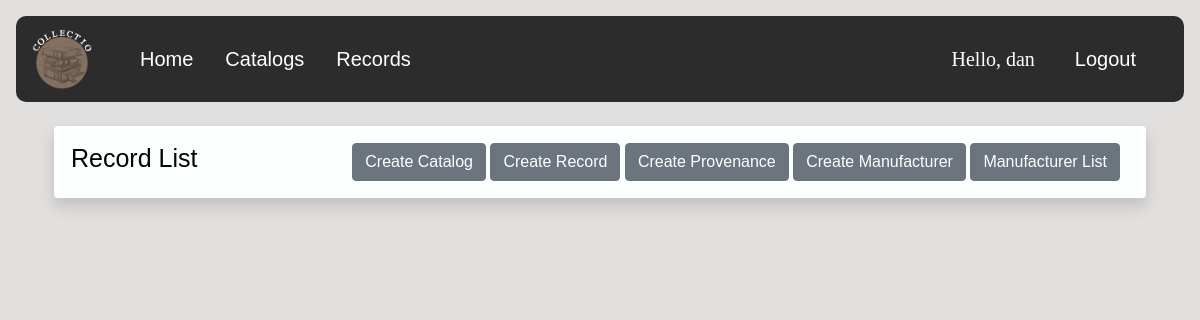
The page /record/11/ (signed in) on the database as committed earlier.
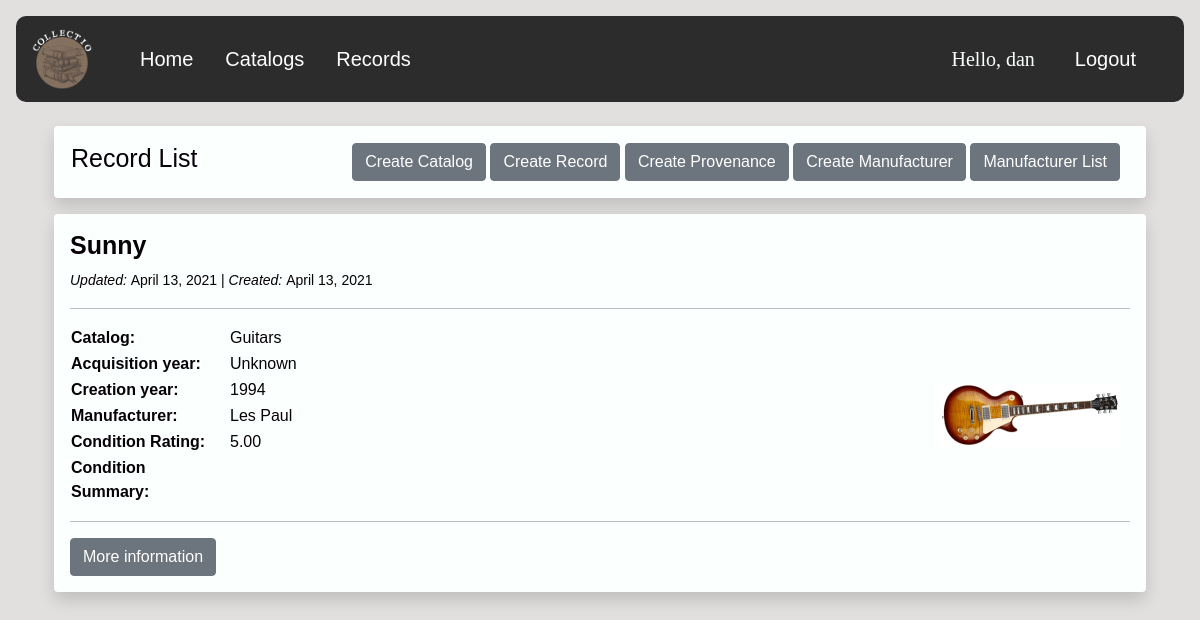
The same page on the database as committed later.
### catalog/models.py (models this page shows, shortened)
class CommonInfo(models.Model):
    id = models.AutoField(primary_key=True)
    created_at = models.DateField(auto_now_add=True, editable=False)
    updated_at = models.DateField(auto_now=True, editable=False)
    name = models.CharField(max_length=100, help_text='Enter name')
    description = models.TextField(blank=True, help_text='Enter description')
    class Meta:
        abstract = True
        ordering = ['name', '-updated_at']  # '-' reverses order, e.i. newest first

class Record(CommonInfo):
    created_by = models.ForeignKey(User, on_delete=models.CASCADE)
    my_catalog = models.ForeignKey(Catalog, on_delete=models.CASCADE,
                                   verbose_name='Catalog')  # Many records to one Catalog. Deletes all records associated with deleted catalog.
    acquisition_date = models.CharField(max_length=100,
                                        help_text='Please use the following format: <em> YYYY - YYYY </em>', blank=True,
                                        default='Unknown')
    creation_date = models.CharField(max_length=100, help_text='Please use the following format: <em> YYYY </em>',
                                     blank=True, default='Unknown')
    manufacturer = models.ForeignKey('Manufacturer', null=True, blank=True, on_delete=SET_NULL)
    record_picture = models.ImageField(null=True, blank=True, upload_to="images/")
    condition_rating = DecimalField(
        verbose_name='Condition Rating (0 to 5)',
        default=0,
        decimal_places=2,
        max_digits=3,
        validators=[MinValueValidator(Decimal('0')), MaxValueValidator(Decimal('5'))]
    )
    condition_description = models.TextField(blank=True, help_text='Enter condition description')

class Catalog(CommonInfo):
    created_by = models.ForeignKey(User, on_delete=models.CASCADE)

class Manufacturer(models.Model):
    created_by = models.ForeignKey(User, on_delete=models.CASCADE)
    name = models.CharField(max_length=100, help_text='Enter name')

### catalog/views.py (the view)
# urls.py: path('record/<str:cr>/', views.recordList, name='record-list'),
@login_required(login_url='/login')
def recordList(request, cr):
    if request.user.is_authenticated:
        if request.user.is_superuser:
            records = models.Record.objects.filter(my_catalog__id=cr)
        else:
            records = models.Record.objects.filter(my_catalog__id=cr, my_catalog__created_by=request.user)
        provenances = models.Provenance.objects.all()
        context = {
            'records': records,
            'provenances': provenances,
        }
        return render(request, 'catalog/recordlist.html', context)
    else:
        return HttpResponseRedirect('/login')

### catalog/templates/catalog/recordlist.html (shortened to what this page needs)
{% extends "catalog/base.html" %}
{% block content %}
    <div class="container">
        <div class="shadow p-3 mb-3 bg-dark rounded">
            <table style="width: 100%;">
                <td><h1 style="color: #060007; font-size: 25px;"> Record List </h1></td>
                <td align="right">
                    <a class="btn btn-secondary"  href="/create_catalog" role="button">Create Catalog</a>
                    <a class="btn btn-secondary" href="/create_record" role="button">Create Record</a>
                    <a class="btn btn-secondary" href="/create_provenance" role="button">Create Provenance</a>
                    <a class="btn btn-secondary" href="/create_manufacturer" role="button">Create Manufacturer</a>
                    <a class="btn btn-secondary" href="/manufacturer" role="button">Manufacturer List</a>
                </td>
            </table>
        </div>
        {% for record in records %}
                <div class="shadow p-3 mb-3 bg-dark rounded">
                <h3 class="text" style="font-weight:bold;font-size:25px;"> {{ record.name }}</h3>
                <p class="text"><small> <em> Updated: </em> {{ record.updated_at }} | <em>
                    Created: </em> {{ record.created_at }} </small></p>
                <hr>
                <table style="width:100%">
                    <colgroup>
                        <col span="1" style="width: 15%;">
                        <col span="1" style="width: 35%;">
                        <col span="1" style="width: 50%;">
                    </colgroup>
                    <tr>
                        <td style="text-align: left;"><strong>Catalog: </strong></td>
                        <td style="text-align: left;"> {{ record.my_catalog.name }}</td>
                        <td align="right" rowspan="0">
                            {% if record.record_picture %}
                            <img src="{{ record.record_picture.url }}" width="180">
                            {% endif %}
                        </td>
                    </tr>
                    <tr>
                        <td style="text-align: left;"><strong>Acquisition year: </strong></td>
                        <td style="text-align: left;">  {{ record.acquisition_date }} </td>
                    </tr>
                    <tr>
                        <td style="text-align: left;"><strong>Creation year: </strong></td>
                        <td style="text-align: left;">  {{ record.creation_date }} </td>
                    </tr>
                    <tr>
                        <td style="text-align: left;"><strong>Manufacturer: </strong></td>
                        {% if record.manufacturer.name %}
                        <td style="text-align: left;">  {{ record.manufacturer.name }} </td>
                        {% else %}
                            <td> Unknown </td>
                        {% endif %}
                    </tr>
                    <tr>
                        <td style="text-align: left;"><strong>Condition Rating: </strong></td>
                        <td style="text-align: left;">  {{ record.condition_rating }} </td>
                    </tr>
                    <tr>
                        <td style="text-align: left;"><strong>Condition Summary: </strong></td>
                        {% if record.manufacturer.name %}
                        <td style="text-align: left;">  {{ record.condition_description }} </td>
                        {% else %}
                            <td> No description provided </td>
                        {% endif %}
                    </tr>
                    </table>
                    <hr>
                    <a class="btn btn-secondary" href="{% url 'record-detail' pk=record.id %}">More information</a>
                </div>
        {% endfor %}
    </div>
    </div>
{% endblock content %}

Rows that differ between the two databases and show on the page:
added Record: name "Sunny", updated_at "April 13, 2021", created_at "April 13, 2021", my_catalog.name "Guitars", record_picture (picture), acquisition_date "Unknown", creation_date "1994", manufacturer.name "Les Paul", condition_rating "5.00"
